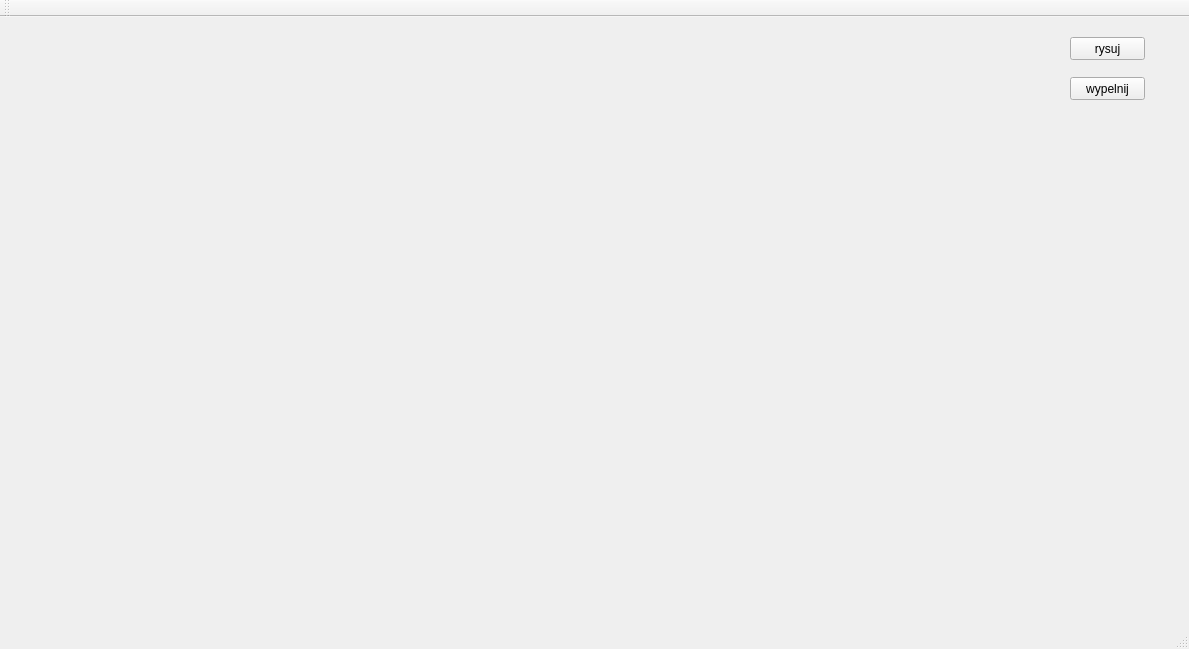
<?xml version="1.0" encoding="UTF-8"?>
<ui version="4.0">
 <class>MainWindow</class>
 <widget class="QMainWindow" name="MainWindow">
  <property name="geometry">
   <rect>
    <x>0</x>
    <y>0</y>
    <width>1189</width>
    <height>649</height>
   </rect>
  </property>
  <property name="windowTitle">
   <string>MainWindow</string>
  </property>
  <widget class="QWidget" name="centralWidget">
   <widget class="Okno" name="widget" native="true">
    <property name="geometry">
     <rect>
      <x>20</x>
      <y>10</y>
      <width>1021</width>
      <height>571</height>
     </rect>
    </property>
   </widget>
   <widget class="QPushButton" name="p1">
    <property name="geometry">
     <rect>
      <x>1070</x>
      <y>20</y>
      <width>75</width>
      <height>23</height>
     </rect>
    </property>
    <property name="text">
     <string>rysuj</string>
    </property>
   </widget>
   <widget class="QPushButton" name="p2">
    <property name="geometry">
     <rect>
      <x>1070</x>
      <y>60</y>
      <width>75</width>
      <height>23</height>
     </rect>
    </property>
    <property name="text">
     <string>wypelnij</string>
    </property>
   </widget>
  </widget>
  <widget class="QMenuBar" name="menuBar">
   <property name="geometry">
    <rect>
     <x>0</x>
     <y>0</y>
     <width>1189</width>
     <height>21</height>
    </rect>
   </property>
  </widget>
  <widget class="QToolBar" name="mainToolBar">
   <attribute name="toolBarArea">
    <enum>TopToolBarArea</enum>
   </attribute>
   <attribute name="toolBarBreak">
    <bool>false</bool>
   </attribute>
  </widget>
  <widget class="QStatusBar" name="statusBar"/>
 </widget>
 <layoutdefault spacing="6" margin="11"/>
 <customwidgets>
  <customwidget>
   <class>Okno</class>
   <extends>QWidget</extends>
   <header>okno.h</header>
   <container>1</container>
  </customwidget>
 </customwidgets>
 <resources/>
 <connections/>
</ui>
